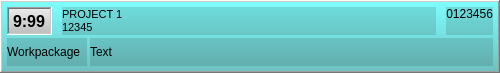
<?xml version="1.0" encoding="UTF-8"?>
<ui version="4.0">
 <class>timeAssignmentStrip</class>
 <widget class="QFrame" name="timeAssignmentStrip">
  <property name="geometry">
   <rect>
    <x>0</x>
    <y>0</y>
    <width>500</width>
    <height>73</height>
   </rect>
  </property>
  <property name="styleSheet">
   <string notr="true">QLabel { color: black; } #timeAssignmentStrip { background-color: qlineargradient( x1:0 y1:0, x2:0 y2:1, stop:0 #7FFFFF, stop:1 #6FBFBF); }</string>
  </property>
  <property name="frameShape">
   <enum>QFrame::WinPanel</enum>
  </property>
  <property name="frameShadow">
   <enum>QFrame::Raised</enum>
  </property>
  <layout class="QVBoxLayout" stretch="0,0">
   <property name="spacing">
    <number>3</number>
   </property>
   <property name="leftMargin">
    <number>5</number>
   </property>
   <property name="topMargin">
    <number>5</number>
   </property>
   <property name="rightMargin">
    <number>5</number>
   </property>
   <property name="bottomMargin">
    <number>5</number>
   </property>
   <item>
    <layout class="QHBoxLayout" stretch="0,1,0">
     <property name="spacing">
      <number>10</number>
     </property>
     <item>
      <widget class="QLabel" name="labelTime">
       <property name="font">
        <font>
         <pointsize>12</pointsize>
         <weight>75</weight>
         <bold>true</bold>
        </font>
       </property>
       <property name="styleSheet">
        <string notr="true">QLabel { background-color: qlineargradient( x1:0 y1:0, x2:0 y2:1, stop:0 #EEEEEE, stop:1 #BBBBBB); }</string>
       </property>
       <property name="frameShape">
        <enum>QFrame::WinPanel</enum>
       </property>
       <property name="frameShadow">
        <enum>QFrame::Sunken</enum>
       </property>
       <property name="text">
        <string notr="true">9:99</string>
       </property>
      </widget>
     </item>
     <item>
      <widget class="QLabel" name="labelProject">
       <property name="font">
        <font>
         <pointsize>8</pointsize>
        </font>
       </property>
       <property name="styleSheet">
        <string notr="true">background-color: rgba(0,0,0,30);</string>
       </property>
       <property name="text">
        <string notr="true">PROJECT 1
12345</string>
       </property>
      </widget>
     </item>
     <item>
      <widget class="QLabel" name="labelId">
       <property name="styleSheet">
        <string notr="true">background-color: rgba(0,0,0,30);</string>
       </property>
       <property name="text">
        <string notr="true">0123456</string>
       </property>
       <property name="alignment">
        <set>Qt::AlignRight|Qt::AlignTop|Qt::AlignTrailing</set>
       </property>
      </widget>
     </item>
    </layout>
   </item>
   <item>
    <layout class="QHBoxLayout" stretch="0,1">
     <item>
      <widget class="QLabel" name="labelWorkpackage">
       <property name="minimumSize">
        <size>
         <width>80</width>
         <height>0</height>
        </size>
       </property>
       <property name="styleSheet">
        <string notr="true">background-color: rgba(0,0,0,30);</string>
       </property>
       <property name="text">
        <string notr="true">Workpackage</string>
       </property>
      </widget>
     </item>
     <item>
      <widget class="QLabel" name="labelText">
       <property name="styleSheet">
        <string notr="true">background-color: rgba(0,0,0,30);</string>
       </property>
       <property name="text">
        <string notr="true">Text</string>
       </property>
      </widget>
     </item>
    </layout>
   </item>
  </layout>
 </widget>
 <resources/>
 <connections/>
</ui>
